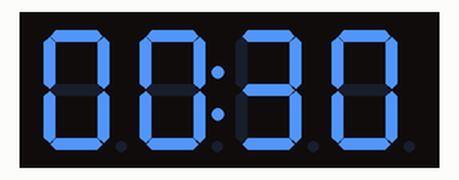
Simulated run of this program. Board: Raspberry Pi (BCM pin numbers). On the bench: 4-digit seven-segment display. At 32.3 s the program stops and its outputs stay as they are.

Above: at 0.1 s.
At 4.1 s:
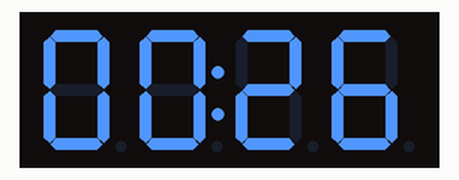
At 8.1 s:
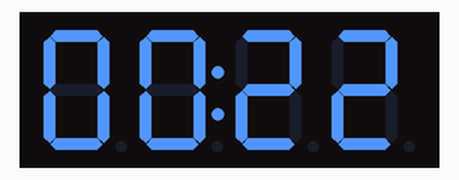
At 16.1 s:
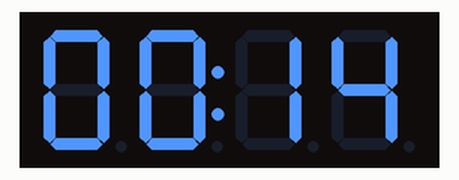
At 24.1 s:
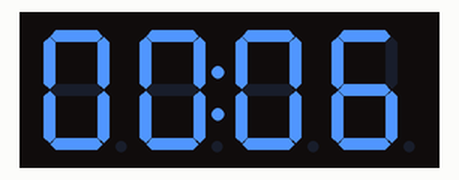
At 32.4 s:
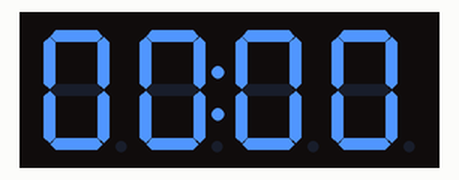

Measured:
- what the display in image 2 shows lasts 1.0 s, from 8.0 s to 9.0 s

The program:

7segment.py
```python
import tm1637
from time import sleep

tm = tm1637.TM1637(clk=24, dio=23)
tm.brightness(7)

for remaining in range(30, -1, -1):
    minutes = remaining // 60
    seconds = remaining % 60

    tm.numbers(minutes, seconds)
    sleep(1)

for _ in range(2):
    tm.numbers(0, 0)
    sleep(0.3)
    tm.show("    ")
    sleep(0.3)

tm.numbers(0, 0)
```
